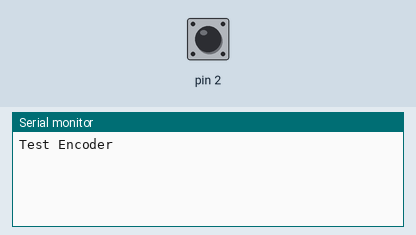
Recording of a sketch running on a simulated Arduino Uno, built with avr-gcc and run on an emulated ATmega328P. On the bench: the last lines printed to the serial monitor. The inputs (shaded band) are chosen by the test bench; at power-on: pin 2 HIGH.

Above: at 1.2 s.
1.3 s: pin 2 pulled LOW for 0.15 s
At 1.9 s:
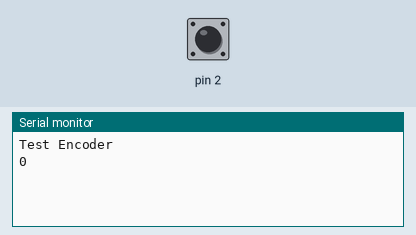
2.9 s: pin 2 pulled LOW for 1 s
At 4.4 s:
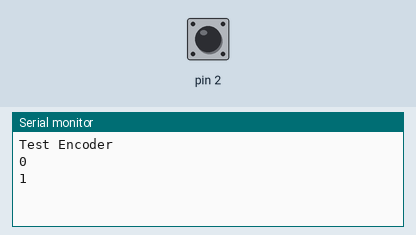
5.4 s: pin 2 pulled LOW for 0.15 s
At 6.2 s:
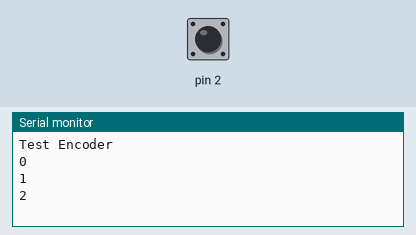

The sketch:

ex2.ino
```cpp
int count = 0;
void setup()
{
 pinMode(2, INPUT_PULLUP);
 attachInterrupt(digitalPinToInterrupt(2),
                  ISR_Callback, RISING);
 Serial.begin(9600);
 Serial.println("Test Encoder");
}
void loop()
{
}

void ISR_Callback(){
  Serial.println(count++);
}
```

Measured:
- after the input at 1.3 s, the serial monitor: prints a new line after 0.15 s (image 1)
- after the input at 2.9 s, the serial monitor: prints a new line after 1.0 s (image 2)
- after the input at 5.4 s, the serial monitor: prints a new line after 0.15 s (image 3)
